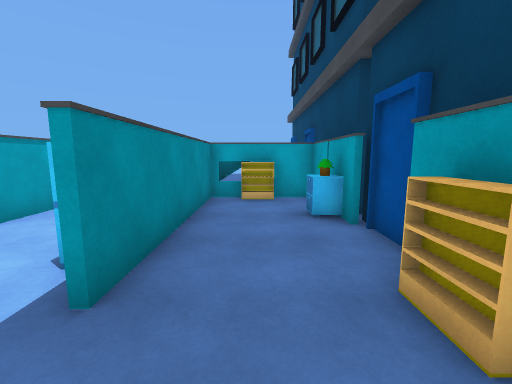
View 1 (above)

14 first-person views from a walk through a scene from a Unity 3-D project. The camera is 1.5 m above the floor, tilts 8° down and sees 90° across. The floor is counted in squares, 1 m on a side. Each view is taken from the middle of a square. On the plan, view 1 faces up. The plan holds only what a view shows up to about 13 squares ahead; the rest is blank. The place goes on beyond the plan. The player character is not drawn. Some animated figures are left out. Surface patterns are stand-ins for the level's own textures.

View 2
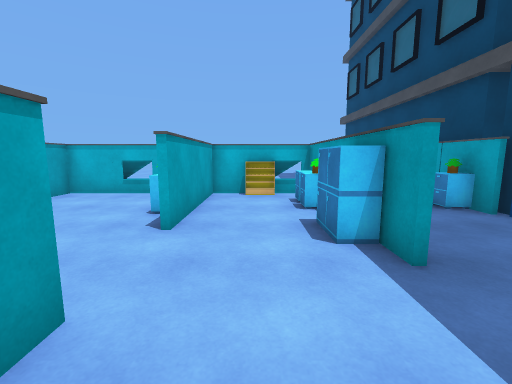

View 3
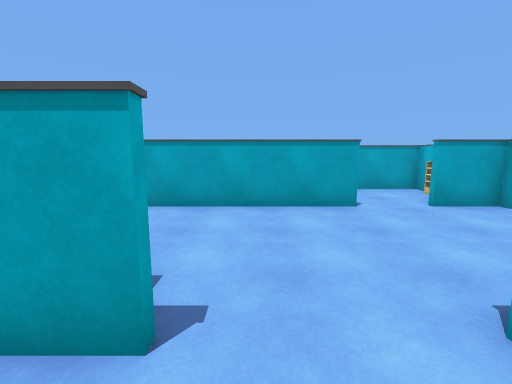

View 4
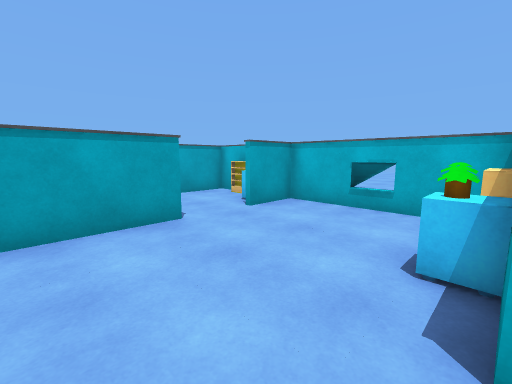

View 5
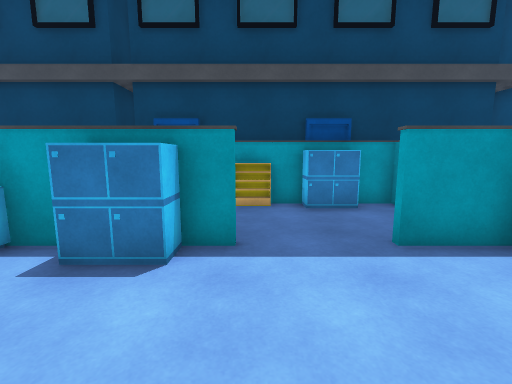

View 6
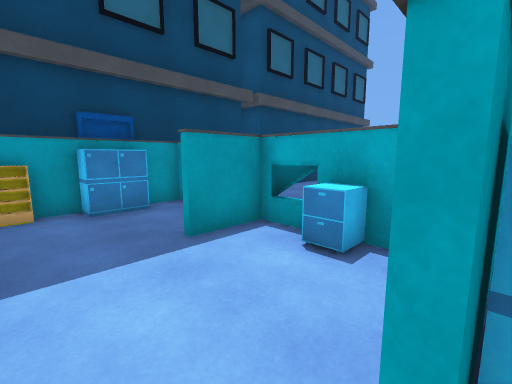

View 7
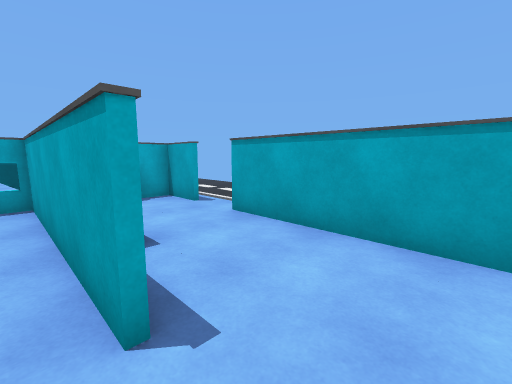

View 8
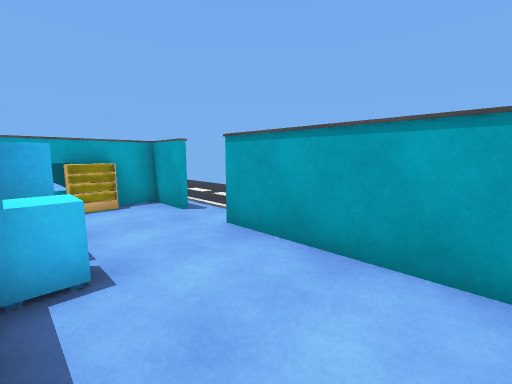

View 9
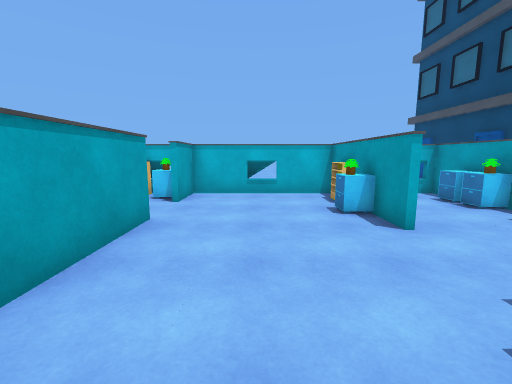

View 10
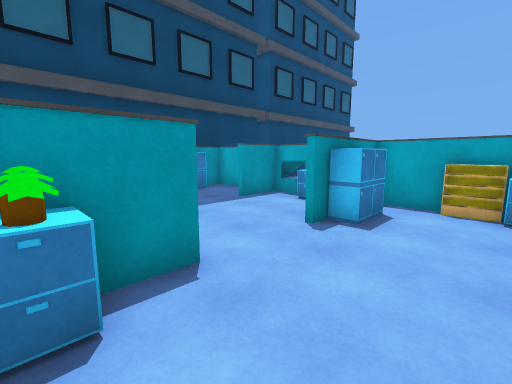

View 11
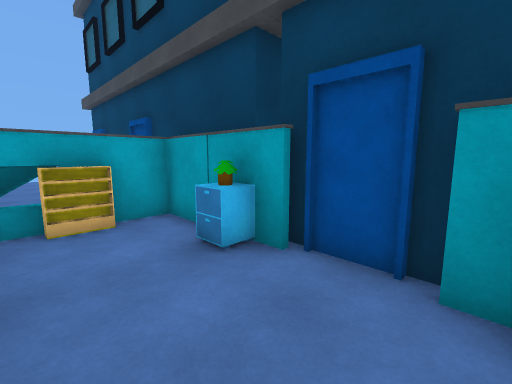

View 12
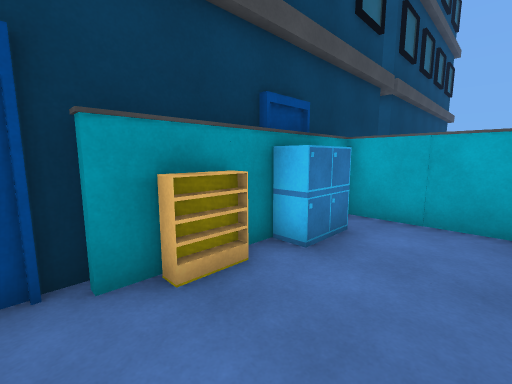

View 13
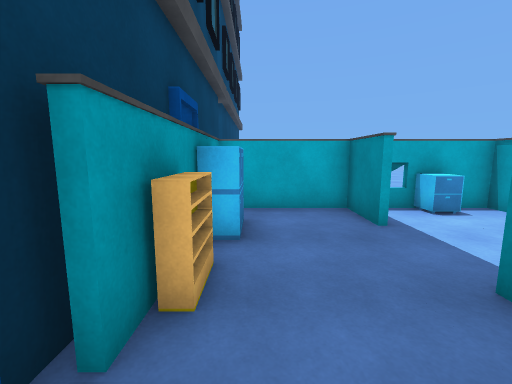

View 14
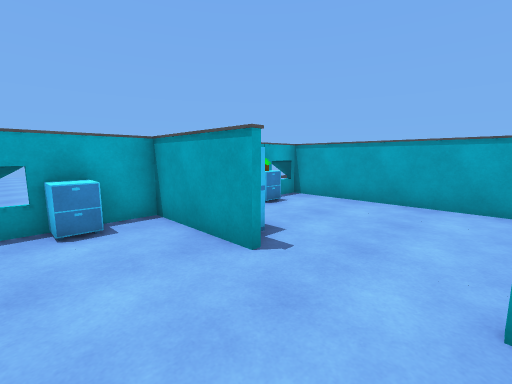

### Floor plan
Key: @ floor where view 1 was taken; # wall or solid block; . floor; S shelf; C cabinet; O other object.
Columns run from 19 left of view 1 to 3 right of it. Each row starts with its distance up from view 1.
  9    ##S#########S###S##
  8    #...CO....S...C...##
  7    #.........#..CC..CC#
  6    #........CC...O...O#
  5    #...#.....#...#....#
  4    #...#.........C...##
  3    #...#.........#...##
  2    #..CC.............S
  1    ....C.....#.......#
  0   .....#....CC.....@CC
 -1  ..#...#....C#...#..C#
 -2  ..##S###CCS###C######
 -3 ...
 -4 ..
 -5
 -6
 -7
 -8                ..
 -9                ..
-10                ..
-11                ..
-12                ..
-13                ..

Positions as (right, up) in squares from view 1, and headings:
1: (0, 0), facing up
2: (-4, -1), facing up
3: (-4, 2), facing left
4: (-6, 2), facing up-left
5: (-6, 2), facing right
6: (-6, 2), facing down-right
7: (-11, 7), facing down-left
8: (-12, 6), facing down-left
9: (-9, -1), facing up
10: (-9, 6), facing down-right
11: (-1, 3), facing up-right
12: (-1, 4), facing down-right
13: (1, 5), facing down
14: (-3, 4), facing down-left
